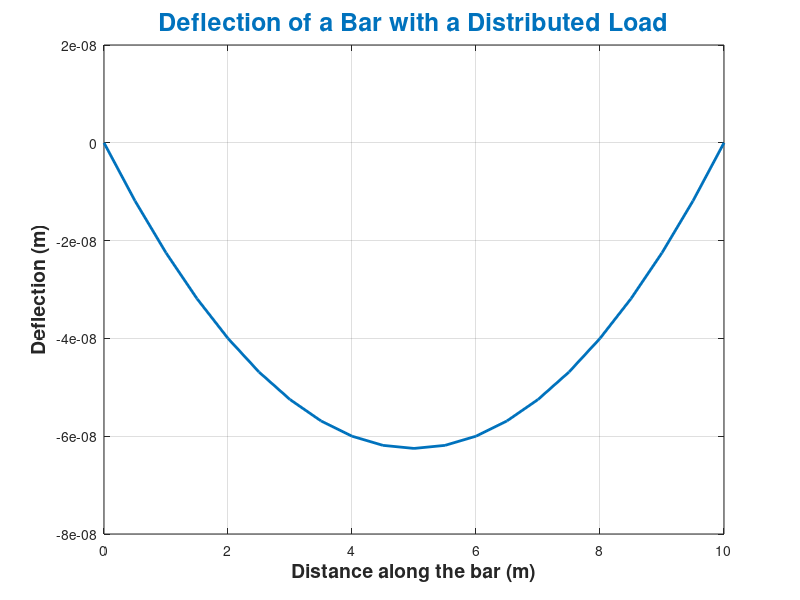

This chart was generated by the following MATLAB code: (Note: this script raises an error after producing the figure.)
% Poisson equation for the deflection of a bar with a distributed load
% Ac: cross-sectional area
% E: Young's modulus
% u: deflection
% x: distance measured along the bar's length
% P(x): distributed load
% AcEd2u/dx2 = P(x)

% Parameters
A_c = 0.1; % m^2
E = 200e9; % N/m^2
L = 10; % m
P_x = @(x) 100; % N/m
delta_x = 0.5; % m
N = L/delta_x; % number of elements

% Element stiffness matrix and load vector
k_e = A_c*E/delta_x*[1 -1; -1 1];
f_e = [delta_x/2; delta_x/2]*P_x(delta_x/2);

% Global stiffness matrix and load vector
K = zeros(N+1);
F = zeros(N+1,1);
for i = 1:N
    K(i:i+1,i:i+1) = K(i:i+1,i:i+1) + k_e;
    F(i:i+1) = F(i:i+1) + f_e;
    f_e = [delta_x/2; delta_x/2]*P_x(i*delta_x + delta_x/2);
end
K(1,:) = 0; K(1,1) = 1; F(1) = 0; % boundary condition: u(0) = 0
K(end,:) = 0; K(end,end) = 1; F(end) = 0; % boundary condition: u(L) = 0

% Solve the system of linear equations
u = K\F;

% Plot the deflection profile
x = linspace(0,L,N+1);
plot(x,-u,'LineWidth',2,'color','#0072BD'); % negate u to represent downward deflection
xlabel('Distance along the bar (m)','FontSize',14,'FontWeight','bold');
ylabel('Deflection (m)','FontSize',14,'FontWeight','bold');
title('Deflection of a Bar with a Distributed Load','FontSize',18,'FontWeight','bold','Color','#0072BD');
grid on;
ax = gca;
ax.FontSize = 12;
ax.XAxis.LineWidth = 2;
ax.YAxis.LineWidth = 2;
ax.XAxis.Label.FontWeight = 'bold';
ax.YAxis.Label.FontWeight = 'bold';
ax.Title.FontWeight = 'bold';
ax.GridColor = [0.5 0.5 0.5];
ax.GridLineStyle = '-';
ax.Box = 'on';
ax.LineWidth = 2;
